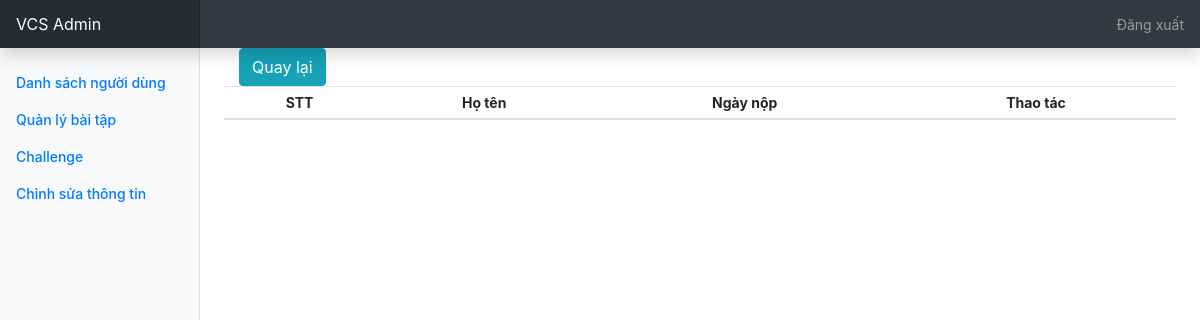
Page /view_homework.php?id=6 (signed in) on the earlier database version.
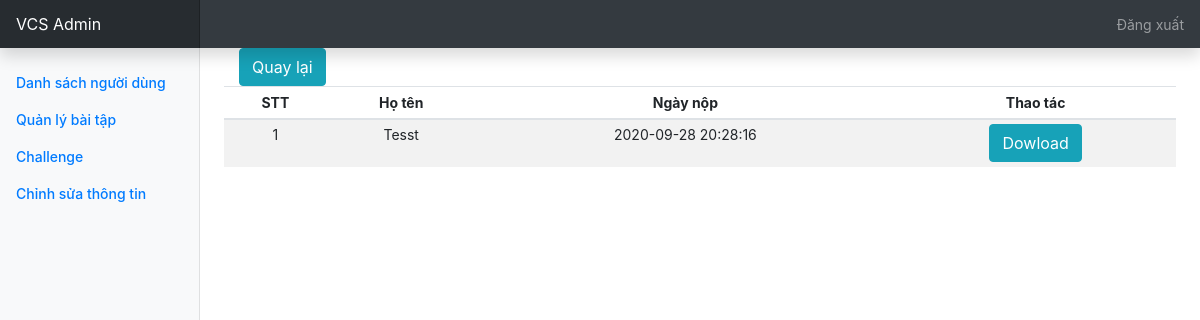
Same page on the later database version.
### tables this page shows
CREATE TABLE `sub_result` (
  `id` int(11) NOT NULL,
  `subject_id` int(100) NOT NULL,
  `name` varchar(255) NOT NULL,
  `id_user` int(100) NOT NULL,
  `created_at` datetime NOT NULL
);

CREATE TABLE `user` (
  `id` int(11) NOT NULL,
  `username` varchar(100) NOT NULL,
  `password` varchar(100) NOT NULL,
  `name` varchar(100) NOT NULL,
  `email` varchar(150) NOT NULL,
  `telephone` varchar(100) NOT NULL,
  `usertype` varchar(5) NOT NULL,
  `created_at` datetime NOT NULL
);

### view_homework.php (the view, shortened to what this page needs)
<?php
include 'config.php';
if (isset($_SESSION['user_data'])) {
    if (isset($_GET['id'])) {
        $id = $_GET['id'];
        $qr = mysqli_query($con, "SELECT user.name,homework.subject_name,sub_result.created_at,sub_result.id
         FROM  sub_result
         Join user ON user.id=sub_result.id_user
         join homework on homework.id = sub_result.subject_id
         where sub_result.subject_id=$id
         order by sub_result.id");
         $data = array();
         $count=0;
         while ($row = mysqli_fetch_assoc($qr)) {
             array_push($data, $row);
         }
    }
?>
    <!DOCTYPE html>
    <html>
    <head>
        <link rel="stylesheet" href="https://stackpath.bootstrapcdn.com/bootstrap/4.5.2/css/bootstrap.min.css">
        <link href="dashboard.css" rel="stylesheet">
    </head>
    <body>
        <nav class="navbar navbar-dark sticky-top bg-dark flex-md-nowrap p-0 shadow">
            <a class="navbar-brand col-md-3 col-lg-2 mr-0 px-3" href="teacher_dasboard.php">VCS Admin</a>
            <ul class="navbar-nav px-3">
                <li class="nav-item text-nowrap">
                    <a class="nav-link" href="logout.php">Đăng xuất</a>
                </li>
            </ul>
        </nav>
        <div class="container-fluid">
            <div class="row">
                <?php include 'teacher_menu.php' ?>
                <main role="main" class="col-md-9 ml-sm-auto col-lg-10 px-md-4">
                    <div class="col-lg-2">
                        <div class="btn-group mr-2">
                            <a class="btn btn-info" href="homework.php">
                                Quay lại</a>
                        </div>
                    </div>
                    <div class="table-responsive">
                        <table class="table table-striped table-sm" style="text-align: center;">
                            <thead>
                                <tr>
                                    <th>STT</th>
                                    <th>Họ tên</th>
                                    <th>Ngày nộp</th>
                                    <th>Thao tác</th>
                                </tr>
                            </thead>
                            <tbody>
                                <?php
                                foreach ($data as $d) {
                                ?>
                                    <tr>
                                        <td><?php echo ++$count; ?></td>
                                        <td><?php echo $d['name']; ?></td>
                                        <td><?php echo $d['created_at']; ?></td>
                                        <td>
                                    <a class="btn btn-info" href="add_homework_post.php?idsub=<?php echo $d['id']; ?>">
                                        Dowload</a>
                                </td>
                                    </tr>
                                <?php
                                }
                                ?>
                            </tbody>
                        </table>
                    </div>
                </main>
            </div>
        </div>
    </body>
    </html>
<?php
} else {
    header("Location:login.php?error=UnAuthorized Access");
}

Differences in the rows shown:
added sub_result: id_user.name "Tesst", created_at "2020-09-28 20:28:16"
